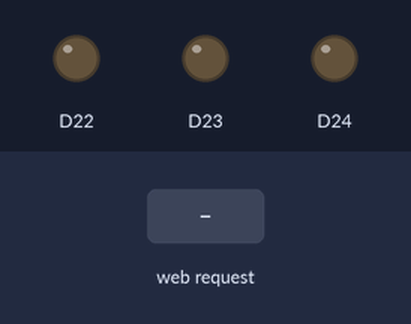
Simulated run of this program. Board: Arduino Nano RP2040 Connect. Parts: output pins drawn as LEDs (lit = HIGH). Inputs (shaded band) come from the test bench. WiFi joins after 1.5 s; servers stay silent unless stated; what the program prints to the serial monitor is not drawn.

Above: at 12.7 s.
12.8 s: HTTP request GET /RH received
At 13.1 s:
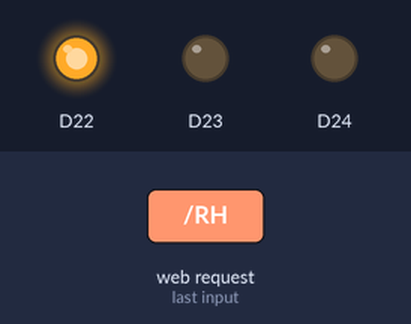
14.3 s: HTTP request GET /GH received
At 15.5 s:
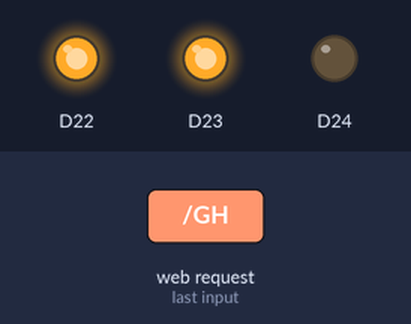
15.8 s: HTTP request GET /RL received
At 16.7 s:
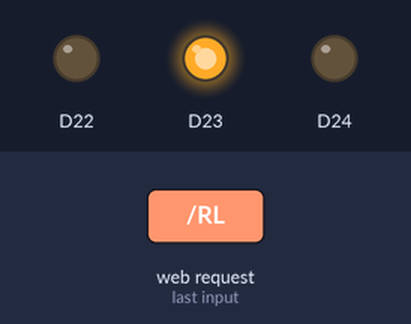
17.3 s: HTTP request GET /BH received
At 17.8 s:
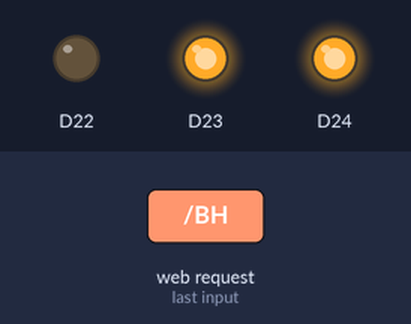
18.8 s: HTTP request GET /GL received
At 20.0 s:
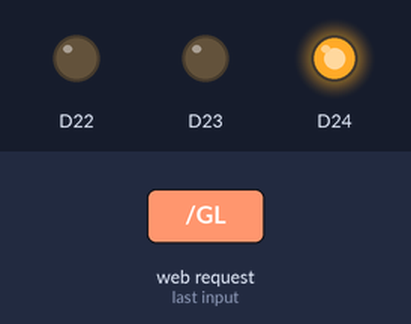
20.3 s: HTTP request GET /RH received
At 21.3 s:
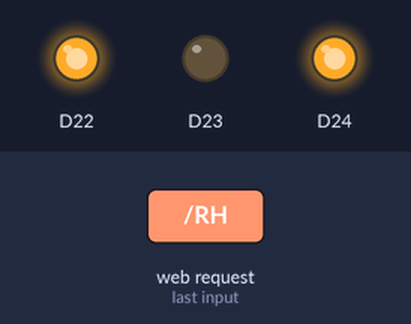
Timing chart, 0 to 22.8 s (numbered marks = the images above; inputs shaded):
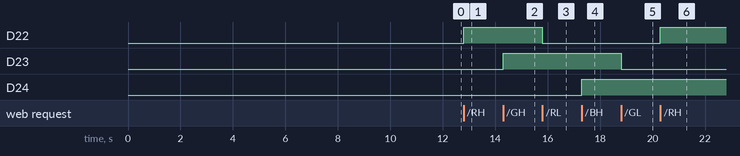

Measured:
- after the input at 12.8 s, D22: LOW → HIGH at once
- after the input at 14.3 s, D23: LOW → HIGH at once
- after the input at 15.8 s, D22: HIGH → LOW at once
- after the input at 17.3 s, D24: LOW → HIGH at once
- after the input at 18.8 s, D23: HIGH → LOW at once
- after the input at 20.3 s, D22: LOW → HIGH at once

The program:

main.cpp
```cpp
#include <SPI.h>
#include <WiFiNINA.h>

// Wi-Fi 네트워크 정보
char ssid[] = "";            // Wi-Fi 네트워크 이름
char pass[] = "";            // Wi-Fi 비밀번호
int status = WL_IDLE_STATUS; // Wi-Fi 상태
WiFiServer server(80);       // HTTP 서버 포트 80

void printWifiStatus();

void setup()
{
  // 내장 LED 핀 설정
  pinMode(LEDR, OUTPUT);
  pinMode(LEDG, OUTPUT);
  pinMode(LEDB, OUTPUT);

  // 시리얼 통신 초기화
  Serial.begin(9600);

  // Wi-Fi 모듈 확인
  if (WiFi.status() == WL_NO_MODULE)
  {
    Serial.println("Wi-Fi 모듈을 찾을 수 없습니다!");
    while (true)
      ;
  }

  // Wi-Fi 펌웨어 버전 확인
  String fv = WiFi.firmwareVersion();
  if (fv < WIFI_FIRMWARE_LATEST_VERSION)
  {
    Serial.println("Wi-Fi 펌웨어를 업데이트하세요!");
  }

  // Wi-Fi 네트워크에 연결
  while (status != WL_CONNECTED)
  {
    Serial.print("네트워크 연결 시도 중: ");
    Serial.println(ssid);
    status = WiFi.begin(ssid, pass); // Wi-Fi 연결
    delay(10000);
  }

  // 서버 시작
  server.begin();
  printWifiStatus(); // 연결 상태 출력
}

void loop()
{
  // 클라이언트 대기
  WiFiClient client = server.available();

  if (client)
  { // 새로운 클라이언트 접속
    Serial.println("새 클라이언트가 연결되었습니다.");
    String currentLine = "";

    while (client.connected())
    { // 클라이언트와 연결 유지
      if (client.available())
      { // 클라이언트에서 데이터 수신
        char c = client.read();
        Serial.write(c); // 수신 데이터를 시리얼 모니터에 출력

        if (c == '\n')
        { // 요청의 끝인지 확인
          if (currentLine.length() == 0)
          {
            // HTTP 헤더 전송
            client.println("HTTP/1.1 200 OK");
            client.println("Content-type:text/html");
            client.println();

            // HTML 및 CSS 전송
            client.print("<style>");
            client.print(".container {margin: 0 auto; text-align: center; margin-top: 50px;}");
            client.print("button {padding: 15px 30px; margin: 5px; font-size: 18px; cursor: pointer;}");
            client.print(".red {background: red; color: white;}");
            client.print(".green {background: green; color: white;}");
            client.print(".blue {background: blue; color: white;}");
            client.print(".off {background: gray; color: white;}");
            client.print("</style>");
            client.print("<div class='container'>");
            client.print("<button class='red' onmousedown='location.href=\"/RH\"'>Red ON</button>");
            client.print("<button class='off' onmousedown='location.href=\"/RL\"'>Red OFF</button>");
            client.print("<br>");
            client.print("<button class='green' onmousedown='location.href=\"/GH\"'>Green ON</button>");
            client.print("<button class='off' onmousedown='location.href=\"/GL\"'>Green OFF</button>");
            client.print("<br>");
            client.print("<button class='blue' onmousedown='location.href=\"/BH\"'>Blue ON</button>");
            client.print("<button class='off' onmousedown='location.href=\"/BL\"'>Blue OFF</button>");
            client.print("</div>");

            client.println(); // HTTP 응답 종료
            break;
          }
          else
          {
            currentLine = "";
          }
        }
        else if (c != '\r')
        {
          currentLine += c;
        }

        // 요청 처리: URL 끝점 확인
        if (currentLine.endsWith("GET /RH"))
          digitalWrite(LEDR, HIGH); // Red ON
        if (currentLine.endsWith("GET /RL"))
          digitalWrite(LEDR, LOW); // Red OFF
        if (currentLine.endsWith("GET /GH"))
          digitalWrite(LEDG, HIGH); // Green ON
        if (currentLine.endsWith("GET /GL"))
          digitalWrite(LEDG, LOW); // Green OFF
        if (currentLine.endsWith("GET /BH"))
          digitalWrite(LEDB, HIGH); // Blue ON
        if (currentLine.endsWith("GET /BL"))
          digitalWrite(LEDB, LOW); // Blue OFF
      }
    }

    // 클라이언트 연결 종료
    client.stop();
    Serial.println("클라이언트 연결 종료");
  }
}

void printWifiStatus()
{
  // 네트워크 이름 출력
  Serial.print("SSID: ");
  Serial.println(WiFi.SSID());

  // IP 주소 출력
  IPAddress ip = WiFi.localIP();
  Serial.print("IP Address: ");
  Serial.println(ip);

  // 신호 강도 출력
  long rssi = WiFi.RSSI();
  Serial.print("Signal Strength (RSSI): ");
  Serial.print(rssi);
  Serial.println(" dBm");

  // 브라우저 접속 정보 출력
  Serial.print("브라우저에서 접속하세요: http://");
  Serial.println(ip);
}
```
